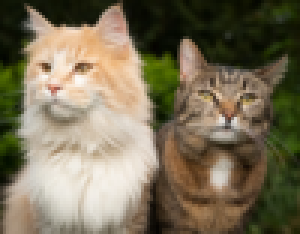
#> input picture TD10-ArbresKMoyenne/micro_cats.png, 100 x 78 px (shown 3 times larger)
$ jupyter execute TP10ArbresKMoyennes_corr.ipynb
#> lines starting #> are read from the running program, lines starting #| are printed output that depends on the picture
[cell 1]
import numpy as np
import matplotlib.pyplot as plt

def plot_clusters(X, a):

    X = np.asarray(X)
    a = np.asarray(a)

    classes = np.unique(a)

    plt.figure()

    for k in classes:
        idx = a == k
        plt.scatter(X[idx, 0], X[idx, 1], label=f"class {k}")

    plt.xlabel("x1")
    plt.ylabel("x2")
    plt.legend()
    plt.axis("equal")
    plt.show()

## K-Moyennes

Nous allons implémenter l'algorithme K-moyennes, l'utiliser sur un exemple simple (trois gaussiennes en 2D), puis montrer son utilisation comme algorithme de compression.

Vous n'avez rien à faire ici, on génère simplement notre dataset.

[cell 2]
np.random.seed(42)

# Nombre de points par cluser
n = 150

# Moyenne des trois gaussiennes
mu1 = [-2, 0]
mu2 = [2, 2]
mu3 = [0, -3]

# Matrices de covariance
cov1 = [[0.8, 0.2],
        [0.2, 0.5]]

cov2 = [[0.5, -0.3],
        [-0.3, 0.8]]

cov3 = [[0.6, 0],
        [0, 0.6]]


X1 = np.random.multivariate_normal(mu1, cov1, n)
X2 = np.random.multivariate_normal(mu2, cov2, n)
X3 = np.random.multivariate_normal(mu3, cov3, n)

X = np.vstack((X1, X2, X3))

# Plot
plt.figure(figsize=(6,6))
plt.scatter(X[:,0], X[:,1], s=20)
plt.xlabel("x1")
plt.ylabel("x2")
plt.title("Dataset composé de trois gaussiennes")
plt.axis("equal")
plt.show()
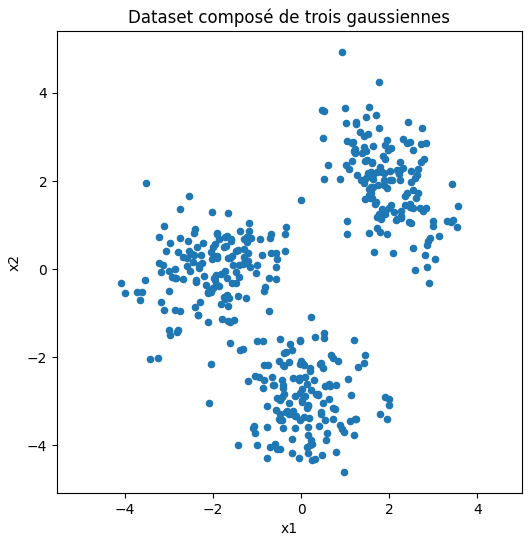
#> figure drawn by matplotlib, 1 panel

**Question 1.1**

Coder l'étape 1 de l'algorithme qui assigne aux points l'indice du centroïde le proche.

Par rapport au cours on change légèrement la notation pour l'affectation, nous avions dans le cours :

 $a_{n,k} = \begin{cases} 1 & \text{si } k = \argmin_i ||\vec{x}_n - \vec{\mu}_i||_2 \\ 0 & \text{sinon} \end{cases}$

 Nous allons ici considérer :

  $a_{n} = k =  \argmin_i ||\vec{x}_n - \vec{\mu}_i||_2 $

Les deux notations sont équivalentes, la seconde me semble plus naturelle informatiquement, mais vous pouvez penser l'inverse et conserver la première définition de a.

[cell 3]
def assigner_cluster(X,mu):
    '''
    Input :
    X : Données de dimension (N,D)
    mu : Centroïdes de dimension (K,D)
    Output :
    a : Vecteur d'assignation tel que pour tout k a[k] soit de l'élèment de mu le plus proche de X[k]
    '''
    N = X.shape[0]
    a = np.zeros(N)
    for i in range(N):
        a[i] = np.argmin(np.sum((mu-X[i])**2,axis=1))
    return a

**Question 1.2**

Coder l'étape 2 de l'algorithme qui calcule la position de chaque centroïde comme la moyenne des points qui lui ont été assignés.

[cell 4]
def update_centroides(X,a,K):
    '''
    Input :
    X : Données de dimension (N,D)
    a : Vecteur d'assignation de dimension (N)
    Output :
    mu : Centroïdes de dimension (K,D), tel que mu[k] soit la moyenne des X[n] tels que a[n]=k
    '''
    D = X.shape[1]
    mu = np.zeros((K,D))
    for i in range(K):
        mask = a == i
        mu[i] = np.sum(X[mask],axis=0)/np.sum(mask)
    return mu

**Question 1.3**

Codez l'algorithme complet des K-moyennes

[cell 5]
import time
def K_moyennes(X,K):
    '''
    Input :
    X : Données de dimension (N,D)
    Output :
    mu : Centroïdes de dimension (K,D)
    a : Vecteur d'assignation de dimension (N)
    '''
    N = X.shape[0]

    mu = X[np.random.choice(X.shape[0], K, replace=False)]
    old_a = np.zeros(N)
    a = np.ones(N)
    while not np.array_equal(old_a, a):
        old_a = a
        a = assigner_cluster(X,mu)
        mu = update_centroides(X,a,K)
    return (mu,a)

**Question 1.4**
Essayez votre algorithme avec différentes valeurs de K, observez le résultat.

[cell 6]
K = 4
mu,a = K_moyennes(X,K)
plot_clusters(X,a)
#> in plot_clusters, `plt.show()`:
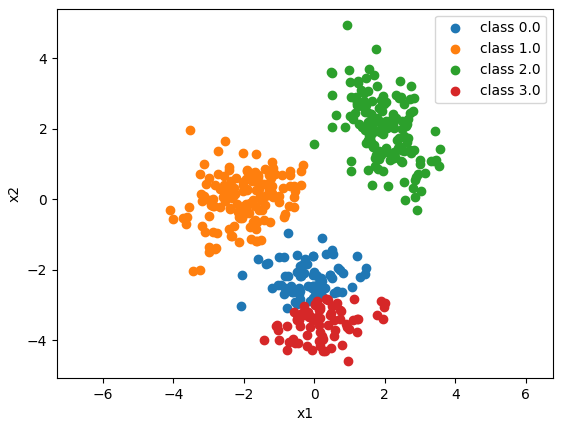
#> figure drawn by matplotlib, 1 panel

**Question 1.4**
Ecrivez la loss function, on rappelle sa formule :

$ J =  \sum_n^N \sum_k^K a_{n,k}||\vec{x}_n-\vec{\mu}_k||_2^2 $

Vous avez déjà tous les élèments grâce aux fonctions précédentes .

[cell 7]
def loss(X,mu,a):
    '''
    Input :
    X : Données de dimension (N,D)
    mu : Centroïdes de dimension (K,D)
    a : Vecteur d'assignation de dimension (N)
    Output :
    L : Loss
    '''
    L = 0
    for i in range(K):
        mask = a == i
        L += np.sum((mu[i]-X[mask])**2)
    return L

**Question 1.5** On plot la loss en fonction du choix de K.

Pouvez vous observer une inflection dans la courbe pour un certain K ? Est ce cohérent ?

[cell 8]
lloss = []
for K in range(1,10):
    mu, a = K_moyennes(X,K)
    lloss.append(loss(X,mu,a))
plt.plot(range(1,10),lloss)
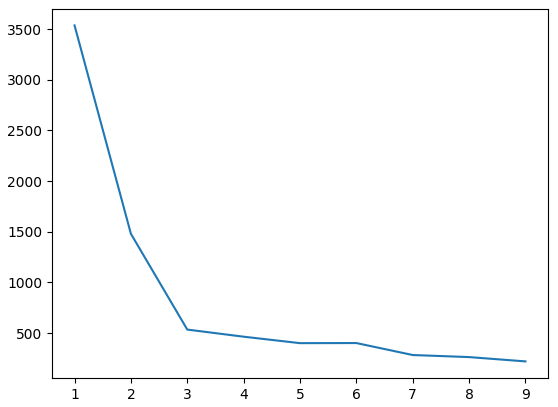
#> figure drawn by matplotlib, 1 panel

### Appliation des K-moyennes aux images

On vous donne ci dessous le code pour charger une image.

On vous donne 4 fois la même image dans des tailles différentes big, mid, small et micro.

[cell 9]
from PIL import Image

img = Image.open("micro_cats.png").convert("RGB")
arr = np.array(img)
plt.imshow(arr)
plt.axis('off')
plt.show()

**Question 2.1**

Appliquez K-moyennes à l'image

[cell 10]
X = arr.reshape(-1,3)
K = 3
mu, a = K_moyennes(X,K)
#> mu = [[37.45, 41.36, 14.67], [215, 197.1, 176.6], [128.5, 107.7, 84.03]]; a = 7800 values, max 2 at index 139, min 0 at index 0, mean 0.856

**Question 2.2** transformez l'image en X_transforme tel quel si X[n] soit de classe $k$ alors X_transforme[n] contienne le centroide $\mu_k$

[cell 11]
def transforme(X,mu,a):
    X_transforme = np.zeros_like(X)
    K = mu.shape[0]
    for i in range(K):
        mask = (a==i)
        X_transforme[mask] = mu[i]
    return X_transforme

Observez l'image après transformation, modifiez la valeur de K.

[cell 12]
X = arr.reshape(-1,3)
K = 10
mu, a = K_moyennes(X,K)
#> mu = [[201.4, 175.8, 149.2], [166.7, 147.1, 125.8], [120.9, 96.89, 71.77], [93.82, 75.81, 53.26], [233.8, 225.3, 213], [17.61, 21.64, 5.66], [141.6, 121.2, 98.03], [218.2, 199.1, 177.4], [64.6, 68.83, 25.35], [39.45, 47.01, 14.81]]; a = 7800 values, max 9 at index 31, min 0 at index 411, mean 4.74
X_transforme = transforme(X,mu,a)
H, W = img.size[1], img.size[0]
#> H = 78; W = 100
arr_new = X_transforme.reshape(H, W, 3)
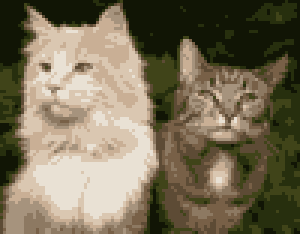
#> arr_new: shape (78, 100, 3) (shown 3 times larger); mean of channels 0, 1, 2 121.2, 111.4, 87.6; drawn as R, G, B

plt.figure(figsize=(10,5))

plt.subplot(1,2,1)
plt.imshow(arr)
plt.axis('off')
plt.title("Original")

plt.subplot(1,2,2)
plt.imshow(arr_new)
plt.axis('off')
plt.title(f"Compressée avec K={K}")

plt.show()

## Arbres de décision (bonus)

Nous allons utiliser sklearn pour les arbres de décision.

On souhaite mesurer les performances, nottament en fonction de la profondeur de l'arbre.

Nous allons pour cela prendre (presque) le même dataset que pour k-moyennes, mais en considérant les classes connues (et l'on souhaite apprendre un modèle classifiant de nouveaux points).

[cell 13]
import numpy as np
import matplotlib.pyplot as plt


np.random.seed(42)

# Nombre de points par cluser
n = 200

# Moyenne des trois gaussiennes
mu1 = [-1.2, 0.1]
mu2 = [1.7, 1.8]
mu3 = [0, -1.8]

# Matrices de covariance
cov1 = np.array([[0.8, 0.2],[0.2, 0.5]]) *1.2

cov2 =  np.array([[0.5, -0.3],[-0.3, 0.8]])*2.2

cov3 =  np.array([[0.6, 0],[0, 0.6]])*1.2


X1 = np.random.multivariate_normal(mu1, cov1, n)
Y1 = np.full(n, 0)
X2 = np.random.multivariate_normal(mu2, cov2, n)
Y2 = np.full(n, 1)
X3 = np.random.multivariate_normal(mu3, cov3, n)
Y3 = np.full(n, 2)

X = np.vstack((X1, X2, X3))
Y = np.concat((Y1, Y2, Y3))
shuffled_indices = np.random.permutation(3*n)
X = X[shuffled_indices]
Y = Y[shuffled_indices]


# Plot
plt.figure(figsize=(6,6))
plt.scatter(X[:,0], X[:,1], s=20, c=Y, cmap='viridis')
plt.xlabel("x1")
plt.ylabel("x2")
plt.title("Dataset composé de trois gaussiennes")
plt.axis("equal")
plt.show()
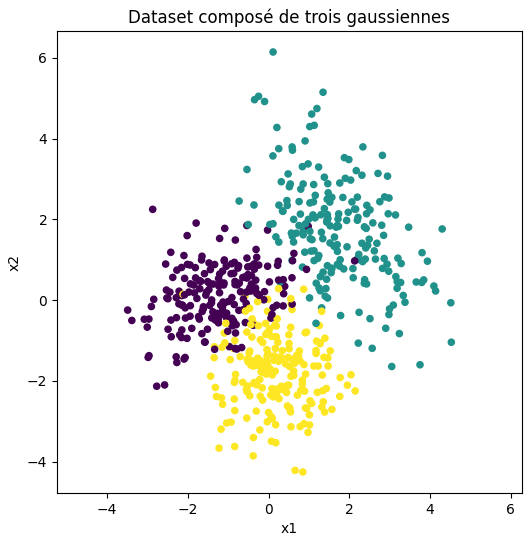
#> figure drawn by matplotlib, 1 panel

**Question 3.1** Découpez le data set en train-test (75\%-25\%)

[cell 14]
N=3*n
X_train = X[:N*4//5]
y_train =Y[:N*4//5]
X_test =X[N*4//5:]
y_test = Y[N*4//5:]

**Question 3.2** Allez voir la doc de DecisionTreeClassifier de sklearn

Entrainez un arbre de décision sur votre data set, réglez la profondeur `max_depth` de l'arbre à 4.

Calculez le score sur train et test.

[cell 15]
from sklearn.tree import DecisionTreeClassifier
clf = DecisionTreeClassifier(max_depth=4)
clf.fit(X_train,y_train)
print(clf.score(X_train,y_train))
print(clf.score(X_test,y_test))

**Question 3.3**

Entrainez un arbre de décision pour différentes valeurs `max_depth`, affichez le train et test score.

[cell 16]
depth_range =  range(1,10)
lscore_train = []
lscore_test = []
for d in depth_range:
    clf = DecisionTreeClassifier(max_depth=d)
    clf.fit(X_train,y_train)
    lscore_train.append(clf.score(X_train,y_train))
    lscore_test.append(clf.score(X_test,y_test))

[cell 17]
plt.plot(depth_range,lscore_train,label="Train score")
plt.plot(depth_range,lscore_test,label="Test score")
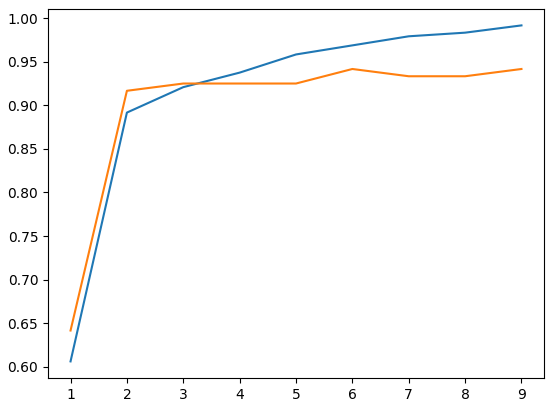
#> figure drawn by matplotlib, 1 panel
